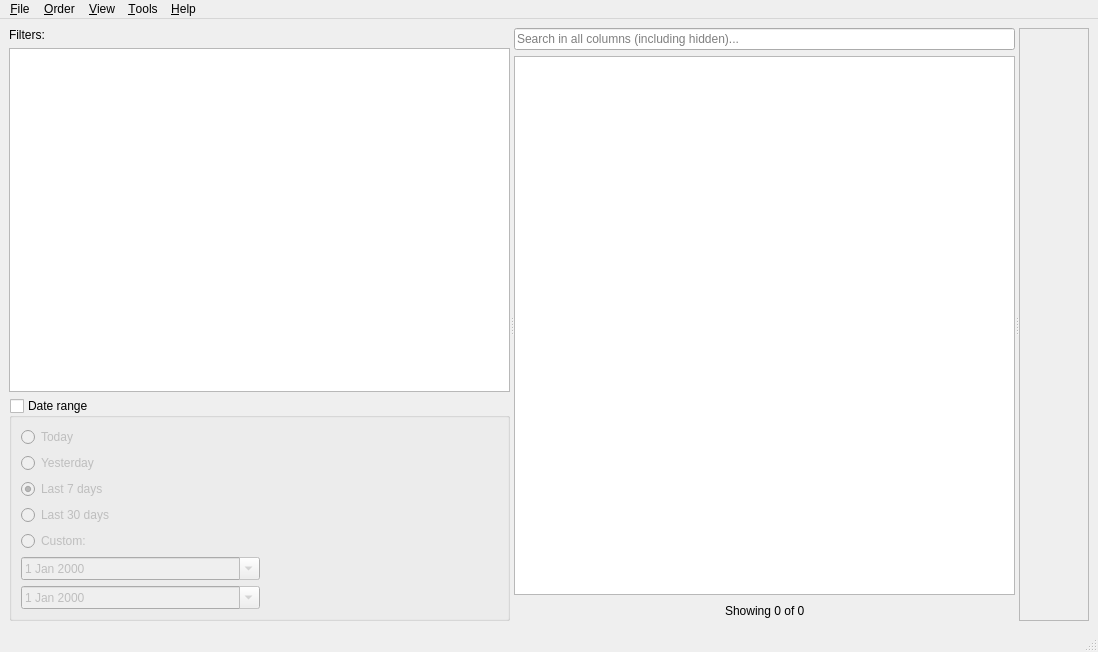
<?xml version="1.0" encoding="UTF-8"?>
<ui version="4.0">
 <class>MainWindow</class>
 <widget class="QMainWindow" name="MainWindow">
  <property name="geometry">
   <rect>
    <x>0</x>
    <y>0</y>
    <width>1098</width>
    <height>652</height>
   </rect>
  </property>
  <property name="windowTitle">
   <string>Lectronizer</string>
  </property>
  <property name="windowIcon">
   <iconset resource="../res.qrc">
    <normaloff>:/res/cart_chip.png</normaloff>:/res/cart_chip.png</iconset>
  </property>
  <widget class="QWidget" name="centralwidget">
   <layout class="QVBoxLayout" name="verticalLayout_4">
    <item>
     <widget class="QSplitter" name="splitter">
      <property name="orientation">
       <enum>Qt::Horizontal</enum>
      </property>
      <widget class="QWidget" name="layoutWidget_2">
       <layout class="QVBoxLayout" name="verticalLayout_2">
        <item>
         <widget class="QLabel" name="label">
          <property name="sizePolicy">
           <sizepolicy hsizetype="Maximum" vsizetype="Preferred">
            <horstretch>0</horstretch>
            <verstretch>0</verstretch>
           </sizepolicy>
          </property>
          <property name="text">
           <string>Filters:</string>
          </property>
         </widget>
        </item>
        <item>
         <widget class="FilterTreeWidget" name="filterTree">
          <property name="indentation">
           <number>0</number>
          </property>
          <property name="expandsOnDoubleClick">
           <bool>false</bool>
          </property>
          <attribute name="headerVisible">
           <bool>false</bool>
          </attribute>
          <column>
           <property name="text">
            <string notr="true">1</string>
           </property>
          </column>
         </widget>
        </item>
        <item>
         <widget class="QGroupBox" name="dateFilterGroup">
          <property name="title">
           <string>Date range</string>
          </property>
          <property name="checkable">
           <bool>true</bool>
          </property>
          <property name="checked">
           <bool>false</bool>
          </property>
          <layout class="QVBoxLayout" name="verticalLayout">
           <item>
            <widget class="QRadioButton" name="dateFilterTodayRadio">
             <property name="text">
              <string>Today</string>
             </property>
            </widget>
           </item>
           <item>
            <widget class="QRadioButton" name="dateFilterYesterdayRadio">
             <property name="text">
              <string>Yesterday</string>
             </property>
            </widget>
           </item>
           <item>
            <widget class="QRadioButton" name="dateFilter7DaysRadio">
             <property name="text">
              <string>Last 7 days</string>
             </property>
             <property name="checked">
              <bool>true</bool>
             </property>
            </widget>
           </item>
           <item>
            <widget class="QRadioButton" name="dateFilter30DaysRadio">
             <property name="text">
              <string>Last 30 days</string>
             </property>
            </widget>
           </item>
           <item>
            <widget class="QRadioButton" name="dateFilterCustomRadio">
             <property name="text">
              <string>Custom:</string>
             </property>
            </widget>
           </item>
           <item>
            <layout class="QHBoxLayout" name="horizontalLayout_3">
             <item>
              <widget class="QDateEdit" name="dateFilterCustomStartEdit">
               <property name="enabled">
                <bool>false</bool>
               </property>
               <property name="sizePolicy">
                <sizepolicy hsizetype="MinimumExpanding" vsizetype="Fixed">
                 <horstretch>0</horstretch>
                 <verstretch>0</verstretch>
                </sizepolicy>
               </property>
               <property name="calendarPopup">
                <bool>true</bool>
               </property>
              </widget>
             </item>
             <item>
              <spacer name="horizontalSpacer">
               <property name="orientation">
                <enum>Qt::Horizontal</enum>
               </property>
               <property name="sizeHint" stdset="0">
                <size>
                 <width>40</width>
                 <height>20</height>
                </size>
               </property>
              </spacer>
             </item>
            </layout>
           </item>
           <item>
            <layout class="QHBoxLayout" name="horizontalLayout_2">
             <item>
              <widget class="QDateEdit" name="dateFilterCustomEndEdit">
               <property name="enabled">
                <bool>false</bool>
               </property>
               <property name="sizePolicy">
                <sizepolicy hsizetype="MinimumExpanding" vsizetype="Fixed">
                 <horstretch>0</horstretch>
                 <verstretch>0</verstretch>
                </sizepolicy>
               </property>
               <property name="calendarPopup">
                <bool>true</bool>
               </property>
              </widget>
             </item>
             <item>
              <spacer name="horizontalSpacer_2">
               <property name="orientation">
                <enum>Qt::Horizontal</enum>
               </property>
               <property name="sizeHint" stdset="0">
                <size>
                 <width>40</width>
                 <height>20</height>
                </size>
               </property>
              </spacer>
             </item>
            </layout>
           </item>
          </layout>
         </widget>
        </item>
       </layout>
      </widget>
      <widget class="QWidget" name="layoutWidget">
       <layout class="QVBoxLayout" name="verticalLayout_3">
        <item>
         <widget class="QLineEdit" name="orderSearchEdit">
          <property name="placeholderText">
           <string>Search in all columns (including hidden)...</string>
          </property>
         </widget>
        </item>
        <item>
         <widget class="QTreeView" name="orderTree">
          <property name="autoFillBackground">
           <bool>false</bool>
          </property>
          <property name="styleSheet">
           <string notr="true">QTreeView::item:selected { 
	border-right: 0.5px; 
	border-bottom: 0.5px; 
	border-style: solid ; 
	border-color: lightgray;
	color: black;
	color: palette(highlighted-text);
	background-color: palette(highlight);
}
QTreeView::item:!selected { 
	border-right: 0.5px; 
	border-bottom: 0.5px; 
	border-style: solid ; 
	border-color: lightgray;
	color: palette(text);
}
</string>
          </property>
          <property name="editTriggers">
           <set>QAbstractItemView::NoEditTriggers</set>
          </property>
          <property name="alternatingRowColors">
           <bool>true</bool>
          </property>
          <property name="indentation">
           <number>0</number>
          </property>
          <property name="sortingEnabled">
           <bool>true</bool>
          </property>
         </widget>
        </item>
        <item>
         <layout class="QHBoxLayout" name="horizontalLayout">
          <item>
           <spacer name="horizontalSpacer_3">
            <property name="orientation">
             <enum>Qt::Horizontal</enum>
            </property>
            <property name="sizeHint" stdset="0">
             <size>
              <width>40</width>
              <height>20</height>
             </size>
            </property>
           </spacer>
          </item>
          <item>
           <widget class="QLabel" name="treeStatsLabel">
            <property name="text">
             <string>Showing 0 of 0</string>
            </property>
           </widget>
          </item>
          <item>
           <spacer name="horizontalSpacer_4">
            <property name="orientation">
             <enum>Qt::Horizontal</enum>
            </property>
            <property name="sizeHint" stdset="0">
             <size>
              <width>40</width>
              <height>20</height>
             </size>
            </property>
           </spacer>
          </item>
         </layout>
        </item>
       </layout>
      </widget>
      <widget class="QScrollArea" name="detailScroll">
       <property name="frameShadow">
        <enum>QFrame::Plain</enum>
       </property>
       <property name="widgetResizable">
        <bool>true</bool>
       </property>
       <widget class="OrderDetailsWidget" name="detailWidget">
        <property name="geometry">
         <rect>
          <x>0</x>
          <y>0</y>
          <width>174</width>
          <height>591</height>
         </rect>
        </property>
       </widget>
      </widget>
     </widget>
    </item>
   </layout>
  </widget>
  <widget class="QMenuBar" name="menubar">
   <property name="geometry">
    <rect>
     <x>0</x>
     <y>0</y>
     <width>1098</width>
     <height>22</height>
    </rect>
   </property>
   <widget class="QMenu" name="fileMenu">
    <property name="title">
     <string>&amp;File</string>
    </property>
    <addaction name="exitAction"/>
   </widget>
   <widget class="QMenu" name="viewMenu">
    <property name="title">
     <string>&amp;View</string>
    </property>
    <widget class="QMenu" name="viewColumnsMenu">
     <property name="title">
      <string>&amp;Columns</string>
     </property>
     <addaction name="separator"/>
    </widget>
    <addaction name="viewColumnsMenu"/>
   </widget>
   <widget class="QMenu" name="helpMenu">
    <property name="title">
     <string>&amp;Help</string>
    </property>
    <addaction name="helpAboutAction"/>
   </widget>
   <widget class="QMenu" name="toolsMenu">
    <property name="title">
     <string>&amp;Tools</string>
    </property>
    <addaction name="toolsSettingsAction"/>
   </widget>
   <widget class="QMenu" name="orderMenu">
    <property name="title">
     <string>&amp;Order</string>
    </property>
    <widget class="QMenu" name="openOrderInvoiceMenu">
     <property name="title">
      <string>Open &amp;invoice</string>
     </property>
     <property name="icon">
      <iconset resource="../res.qrc">
       <normaloff>:/res/icons/page_money.png</normaloff>:/res/icons/page_money.png</iconset>
     </property>
     <addaction name="customerOrderInvoiceAction"/>
     <addaction name="sellerOrderInvoiceAction"/>
    </widget>
    <widget class="QMenu" name="copyOrderMenu">
     <property name="title">
      <string>&amp;Copy</string>
     </property>
     <property name="icon">
      <iconset resource="../res.qrc">
       <normaloff>:/res/icons/page_white_copy.png</normaloff>:/res/icons/page_white_copy.png</iconset>
     </property>
     <addaction name="copyOrderIdAction"/>
     <addaction name="copyOrderCustomerNameAction"/>
     <addaction name="copyOrderCustomerEmailAction"/>
     <addaction name="copyOrderFullAddressAction"/>
     <addaction name="copyOrderTrackingNumberAction"/>
    </widget>
    <widget class="QMenu" name="orderFilterSameMenu">
     <property name="title">
      <string>&amp;Filter with same</string>
     </property>
     <property name="icon">
      <iconset resource="../res.qrc">
       <normaloff>:/res/icons/funnel.png</normaloff>:/res/icons/funnel.png</iconset>
     </property>
     <addaction name="orderFilterCountryAction"/>
     <addaction name="orderFilterShippingAction"/>
     <addaction name="orderFilterStatusAction"/>
    </widget>
    <addaction name="openOrderAction"/>
    <addaction name="markOrderShippedAction"/>
    <addaction name="separator"/>
    <addaction name="openOrderInBrowserAction"/>
    <addaction name="openOrderTrackingUrlAction"/>
    <addaction name="openOrderInvoiceMenu"/>
    <addaction name="separator"/>
    <addaction name="copyOrderMenu"/>
    <addaction name="separator"/>
    <addaction name="orderFilterSameMenu"/>
    <addaction name="separator"/>
    <addaction name="orderRefreshOrdersAction"/>
   </widget>
   <addaction name="fileMenu"/>
   <addaction name="orderMenu"/>
   <addaction name="viewMenu"/>
   <addaction name="toolsMenu"/>
   <addaction name="helpMenu"/>
  </widget>
  <widget class="QStatusBar" name="statusbar"/>
  <action name="exitAction">
   <property name="icon">
    <iconset resource="../res.qrc">
     <normaloff>:/res/icons/door.png</normaloff>:/res/icons/door.png</iconset>
   </property>
   <property name="text">
    <string>E&amp;xit</string>
   </property>
   <property name="shortcut">
    <string>Ctrl+Q</string>
   </property>
  </action>
  <action name="helpAboutAction">
   <property name="icon">
    <iconset resource="../res.qrc">
     <normaloff>:/res/icons/information.png</normaloff>:/res/icons/information.png</iconset>
   </property>
   <property name="text">
    <string>&amp;About...</string>
   </property>
  </action>
  <action name="toolsSettingsAction">
   <property name="icon">
    <iconset resource="../res.qrc">
     <normaloff>:/res/icons/cog.png</normaloff>:/res/icons/cog.png</iconset>
   </property>
   <property name="text">
    <string>&amp;Settings...</string>
   </property>
  </action>
  <action name="orderRefreshOrdersAction">
   <property name="icon">
    <iconset resource="../res.qrc">
     <normaloff>:/res/icons/arrow_refresh.png</normaloff>:/res/icons/arrow_refresh.png</iconset>
   </property>
   <property name="text">
    <string>&amp;Refresh orders...</string>
   </property>
   <property name="shortcut">
    <string>F5</string>
   </property>
  </action>
  <action name="openOrderAction">
   <property name="text">
    <string>&amp;Open</string>
   </property>
   <property name="shortcut">
    <string>Return</string>
   </property>
  </action>
  <action name="markOrderShippedAction">
   <property name="icon">
    <iconset resource="../res.qrc">
     <normaloff>:/res/icons/package_go.png</normaloff>:/res/icons/package_go.png</iconset>
   </property>
   <property name="text">
    <string>Mark &amp;shipped</string>
   </property>
   <property name="shortcut">
    <string>Ctrl+Return</string>
   </property>
  </action>
  <action name="openOrderInBrowserAction">
   <property name="icon">
    <iconset resource="../res.qrc">
     <normaloff>:/res/icons/world.png</normaloff>:/res/icons/world.png</iconset>
   </property>
   <property name="text">
    <string>Open in &amp;browser</string>
   </property>
   <property name="shortcut">
    <string>F2</string>
   </property>
  </action>
  <action name="openOrderTrackingUrlAction">
   <property name="icon">
    <iconset resource="../res.qrc">
     <normaloff>:/res/icons/package_link.png</normaloff>:/res/icons/package_link.png</iconset>
   </property>
   <property name="text">
    <string>Open &amp;tracking URL</string>
   </property>
   <property name="shortcut">
    <string>F4</string>
   </property>
  </action>
  <action name="customerOrderInvoiceAction">
   <property name="text">
    <string>&amp;Customer invoice</string>
   </property>
  </action>
  <action name="sellerOrderInvoiceAction">
   <property name="text">
    <string>&amp;Seller invoice</string>
   </property>
  </action>
  <action name="copyOrderIdAction">
   <property name="icon">
    <iconset resource="../res.qrc">
     <normaloff>:/res/icons/box.png</normaloff>:/res/icons/box.png</iconset>
   </property>
   <property name="text">
    <string>Order &amp;Id</string>
   </property>
  </action>
  <action name="copyOrderCustomerNameAction">
   <property name="icon">
    <iconset resource="../res.qrc">
     <normaloff>:/res/icons/user.png</normaloff>:/res/icons/user.png</iconset>
   </property>
   <property name="text">
    <string>Customer &amp;Name</string>
   </property>
  </action>
  <action name="copyOrderCustomerEmailAction">
   <property name="icon">
    <iconset resource="../res.qrc">
     <normaloff>:/res/icons/email.png</normaloff>:/res/icons/email.png</iconset>
   </property>
   <property name="text">
    <string>Customer &amp;Email</string>
   </property>
  </action>
  <action name="copyOrderFullAddressAction">
   <property name="icon">
    <iconset resource="../res.qrc">
     <normaloff>:/res/icons/house.png</normaloff>:/res/icons/house.png</iconset>
   </property>
   <property name="text">
    <string>Full shipping &amp;address</string>
   </property>
  </action>
  <action name="copyOrderTrackingNumberAction">
   <property name="icon">
    <iconset resource="../res.qrc">
     <normaloff>:/res/icons/package.png</normaloff>:/res/icons/package.png</iconset>
   </property>
   <property name="text">
    <string>Copy &amp;tracking number</string>
   </property>
  </action>
  <action name="orderFilterCountryAction">
   <property name="text">
    <string>&amp;Country</string>
   </property>
  </action>
  <action name="orderFilterShippingAction">
   <property name="text">
    <string>&amp;Shipping</string>
   </property>
  </action>
  <action name="orderFilterStatusAction">
   <property name="text">
    <string>S&amp;tatus</string>
   </property>
  </action>
 </widget>
 <customwidgets>
  <customwidget>
   <class>FilterTreeWidget</class>
   <extends>QTreeWidget</extends>
   <header>widgets/filtertreewidget.h</header>
  </customwidget>
  <customwidget>
   <class>OrderDetailsWidget</class>
   <extends>QWidget</extends>
   <header>widgets/orderdetailswidget.h</header>
   <container>1</container>
  </customwidget>
 </customwidgets>
 <resources>
  <include location="../res.qrc"/>
 </resources>
 <connections>
  <connection>
   <sender>exitAction</sender>
   <signal>triggered()</signal>
   <receiver>MainWindow</receiver>
   <slot>close()</slot>
   <hints>
    <hint type="sourcelabel">
     <x>-1</x>
     <y>-1</y>
    </hint>
    <hint type="destinationlabel">
     <x>399</x>
     <y>299</y>
    </hint>
   </hints>
  </connection>
 </connections>
</ui>
